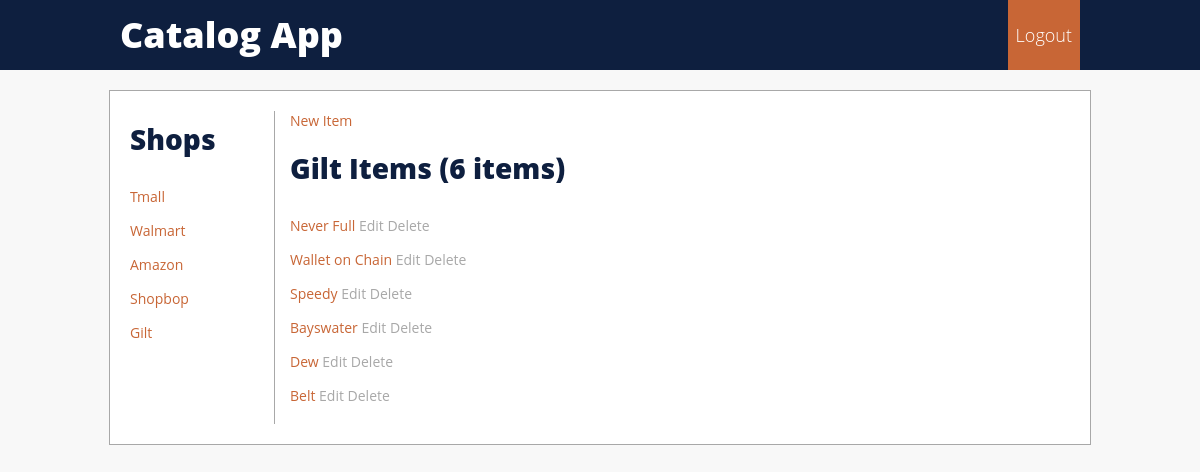
The app's page /shop/Gilt, older data.
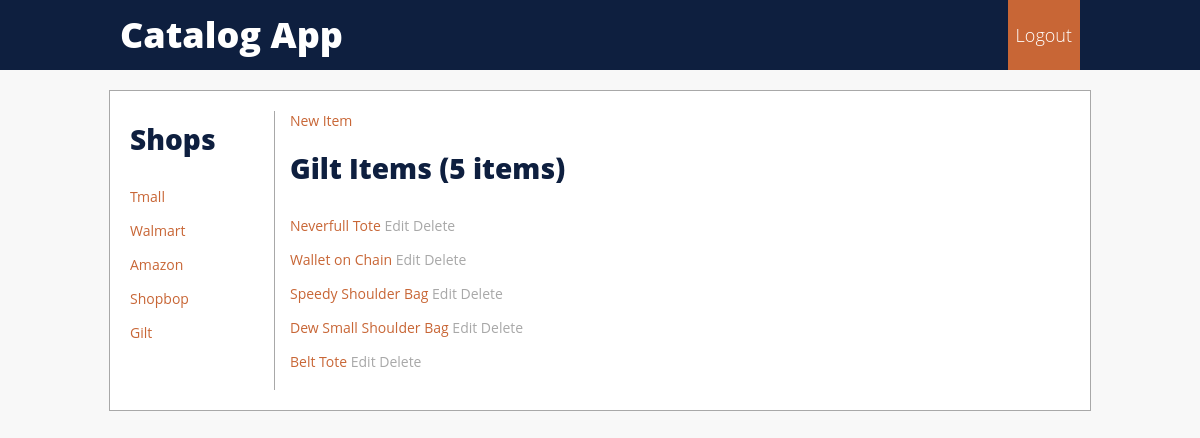
The same page, newer data.
### database_setup.py (models this page shows, shortened)
class Shop(Base):
    __tablename__ = 'shop'
    id = Column(Integer,primary_key=True)
    name = Column(String(20), nullable = False, index = True)
    Item = relationship("Item")

class Item(Base):
    __tablename__ = 'item'
    title = Column(String(100), nullable = False, index = True)
    price = Column(Integer, nullable = True)
    discount_price=Column(Integer, nullable = True)
    id = Column(Integer, primary_key = True)
    brand= Column(String(20), nullable = True, index = True)
    pic = Column(String(200),nullable = True)
    shop_id = Column(Integer, ForeignKey("shop.id"),nullable=True)
    shop=relationship("Shop")

### project.py (the view)
@app.route('/shop/<string:shop_name>')
def shop_items(shop_name):
    if 'username' in login_session:
        log_staus = "Logout"
    else:
        log_staus = "Login"
    shops = session.query(Shop).all()
    shop = session.query(Shop).filter_by(name=shop_name).one()
    items = session.query(Item).filter_by(shop_id=shop.id).all()
    n = len(items)
    return render_template('shop_item.html', items=items, shops=shops,
                           shop_name=shop_name, N=n, log_staus=log_staus)

### templates/shop_item.html (shortened to what this page needs)
<!DOCTYPE html>
<html lang="en">
<head>
    <link rel=stylesheet type=text/css href="{{ url_for('static', filename='styles.css') }}">
</head>
<body>
    <header>
        <div class="header-wrap">
            <a class="title" href="/">Catalog App</a>
            <div class="login">
                {% if log_status !="login" %}
                <a class="headerlink" href="/gdisconnect">Logout</a></div>
                {% else %}
                <a class="headerlink" href="/login">Login</a></div>
                {% endif %}
        </div>
    </header>
<div class="content">
         <div class="shop_list">
        <h1>Shops</h1>
        <ul>
                    {% for i in shops %}
            <li>
             <a href="/shop/{{i.name}}">{{i.name}}</a>
            </li>
                    {% endfor %}
        </ul>
     </div>
    <div class="item_list">
        <a href="/item/add">New Item</a>
        <h1>{{shop_name}} Items ({{N}} items) </h1>
        <ul>
                    {% for i in items %}
            <li>
                <a href="/shop/{{i.shop.name}}/{{i.id}}">{{i.title}}</a>
                <a class="crud" href="/shop/{{i.shop.name}}/{{i.id}}/edit">Edit</a>
                <a class="crud" href="/shop/{{i.shop.name}}/{{i.id}}/delete">Delete</a>
            </li>
                    {% endfor %}
        </ul>
    </div>
</div>
</body>
</html>

Row changes from the older to the newer data that the page shows:
no longer on this page (row edited): Item: title "Bayswater"
changed Item: title "Never Full" → "Neverfull Tote"
changed Item: title "Speedy" → "Speedy Shoulder Bag"
changed Item: title "Dew" → "Dew Small Shoulder Bag"
changed Item: title "Belt" → "Belt Tote"
Text that changed along with them:
{{ N }}: "6" → "5"
